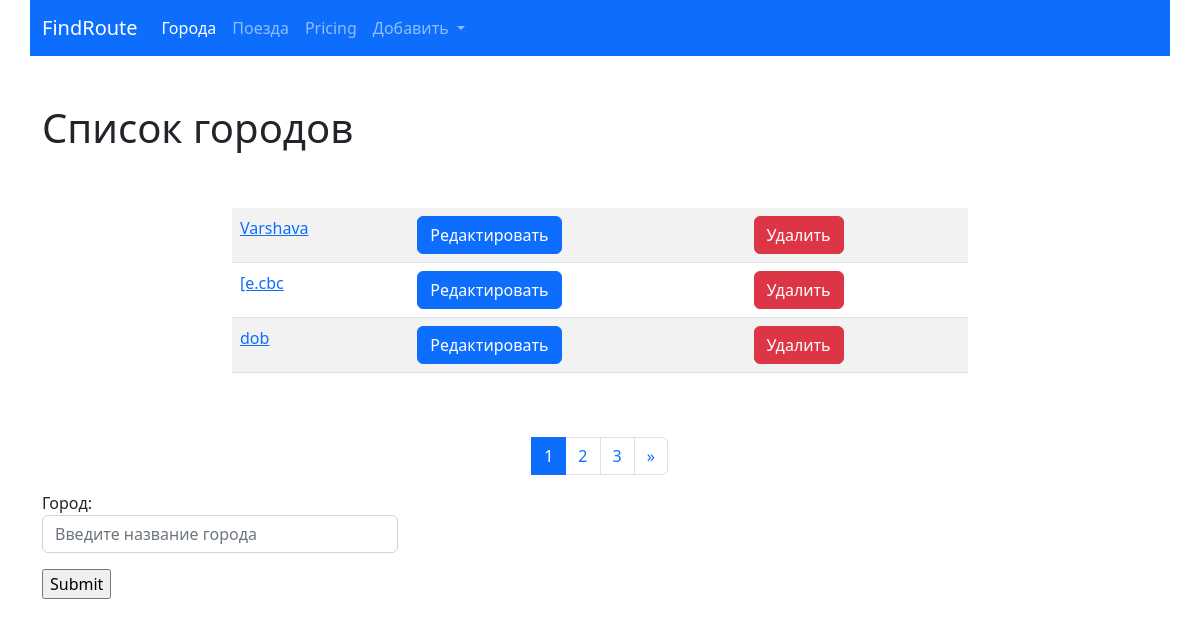
Screenshot of /cities/ with the database file from the repository.
### cities/models.py (models this page shows, shortened)
class City(models.Model):
    name = models.CharField(max_length=150, unique=True, verbose_name='Город')
    class Meta:
        verbose_name = 'Город'
        verbose_name_plural = 'Города'
        ordering = ['name']

### cities/views.py (the view)
# urls.py: path('', CityListView.as_view(), name='home'),
class CityListView(ListView):
    paginate_by = 3
    model = City
    template_name = 'cities/home.html'
    def get_context_data(self, **kwargs):
        context = super().get_context_data(**kwargs)
        form = CityForm()
        context['form'] = form
        return context

### cities/forms.py
class CityForm(forms.ModelForm):
    name = forms.CharField(label='Город', widget=forms.TextInput(attrs={
        'class': 'form-control',
        'placeholder': 'Введите название города'
    }))
    class Meta:
        model = City
        fields = ('name',)

### cities/templates/cities/home.html (shortened to what this page needs)
{% extends 'base.html' %}
{% block content %}
<h1>Список городов</h1>
<div class="row">
    <div class="col-md-8 mx-auto my-5">
        <table class="table table-striped">
            {% for object in page_obj %}
            <tr>
                <td>
                      <a href="{% url 'cities:detail' pk=object.pk %}">{{ object.name }}</a>
                </td>
                <td>
                      <a href="{% url 'cities:update' pk=object.pk %}">
                             <button type="submit" class="btn btn-primary">Редактировать</button></a>
                </td>
                <td>
                     <a href="{% url 'cities:delete' pk=object.pk %}">
                             <button type="submit" class="btn btn-danger">Удалить</button></a>
                </td>
            </tr>
        {% endfor %}
            </table>
    </div>
</div>
<nav aria-label="Page navigation example">
  <ul class="pagination justify-content-center">
      {% for page in page_obj.paginator.page_range%}
          <li class="page-item {% if page == page_obj.number %} active {% endif %}">
              <a class="page-link" href="?page={{page}}">
                  {{ page }}
              </a>
          </li>
      {% endfor %}
    <li class="page-item">
        {% if page_obj.has_next %}
            <a class="page-link" href="?page={{ page_obj.paginator.num_pages }}" arial-label="Next">
        <span aria-hidden="true">&raquo;</span></a>
        {% endif %}
    </li>
  </ul>
</nav>
<div class="row">
    <div class="col-md-4">
        <form action="{% url 'cities:create'%}" method="post">{% csrf_token %}
    {{ form.as_p }}
    <input type="submit" value="Submit">
</form></div>
</div>
{% endblock %}

### rows the page displays
City: name "Varshava"
City: name "[e.cbc"
City: name "dob"

### other values shown
{{ page }} "1" "2" "3"
